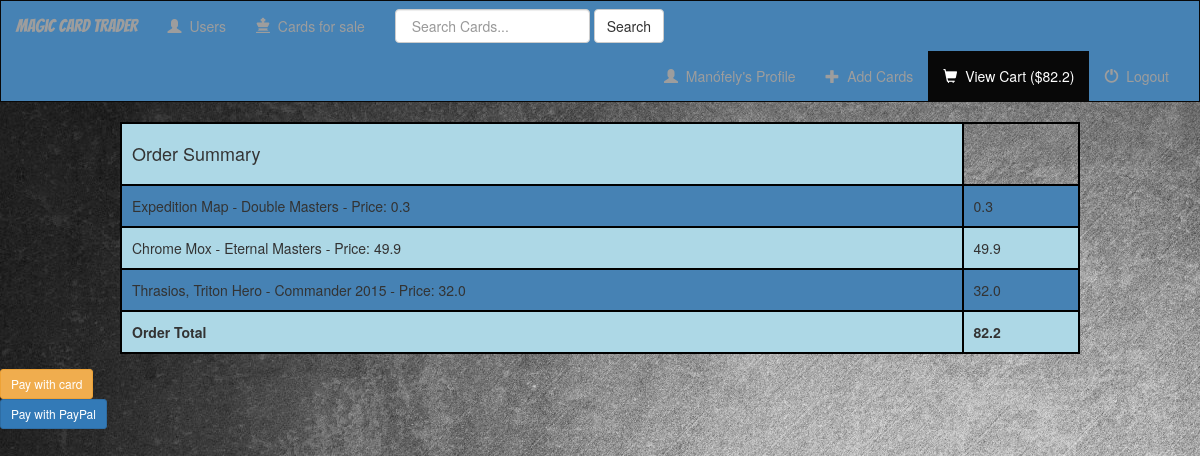
The page /checkout/ (signed in) on the database as committed earlier.
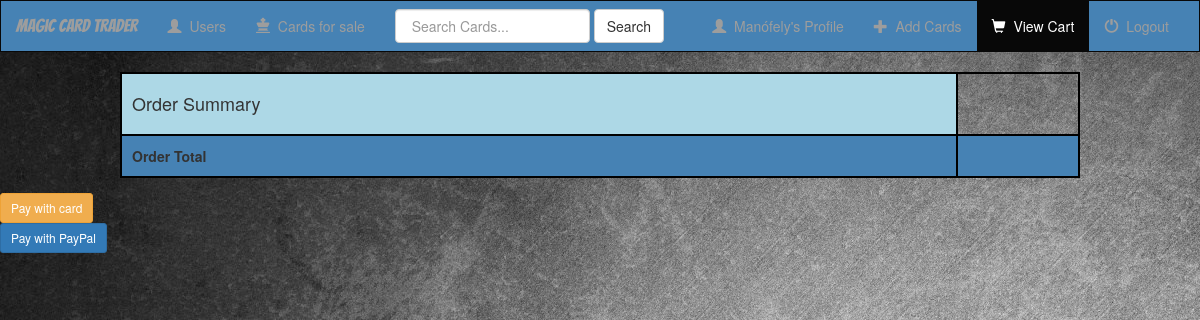
The same page on the database as committed later.
### shopping_cart/models.py (models this page shows, shortened)
class Order(models.Model):
    ref_code = models.CharField(max_length=15)
    owner = models.ForeignKey(Profile, on_delete=models.SET_NULL, null=True)
    is_ordered = models.BooleanField(default=False)
    items = models.ManyToManyField(OrderItem)
    date_ordered = models.DateTimeField(auto_now=True)
    def get_cart_items(self):
        return self.items.all()
    def get_cart_total(self):
        return round(sum([item.card.price for item in self.items.all()]), 2)

class OrderItem(models.Model):
    card = models.OneToOneField(Card, on_delete=models.SET_NULL, null=True)
    is_ordered = models.BooleanField(default=False)
    date_added = models.DateTimeField(auto_now=True)
    date_ordered = models.DateTimeField(null=True)
    def __str__(self):
        return "{}".format(self.card)

### Magic/models.py (models this page shows, shortened)
class Card(models.Model):
    name = models.CharField(max_length = 150)
    set_name = models.CharField(max_length = 150)
    price = models.FloatField()
    user = models.ForeignKey(User, on_delete=models.CASCADE)
    is_foil = models.BooleanField(default=False)
    is_ordered = models.BooleanField(default=False)
    def __str__ (self):
        return self.name + " - " + self.set_name + " - Price: " + str(self.price)# + " - Seller:\n " + str(self.user)

### shopping_cart/views.py (the view)
# urls.py: re_path(r'^checkout/$', CartView.checkout, name="checkout"),
@login_required()
def checkout(request):
    existing_order = get_user_pending_order(request)
    context = {
        'order': existing_order,
        'nbar':'order-summary',
    }
    return render(request, 'shopping_cart/checkout.html', context)

### shopping_cart/views.py (called while the page is built)
def get_user_pending_order(request):
    user_profile = get_object_or_404(Profile, user=request.user)
    order = Order.objects.filter(owner=user_profile, is_ordered=False)
    if order.exists():
        return order[0]
    return 0

### shopping_cart/templates/shopping_cart/checkout.html (shortened to what this page needs)
{% extends 'magic/base.html' %}
{% block body %}
<table id="card-table">
<tr>
  <td><h4>Order Summary</h4></td>
</tr>
    {% for item in order.get_cart_items %}
    <tr>
      <td>{{ item }}</td>
      <td>{{ item.card.price }}</td>
    </tr>
    {% endfor %}
<tr>
  <td><strong>Order Total</strong></td>
  <td><strong>{{ order.get_cart_total }}</strong></td>
</tr>
</table>
<form action="{% url 'Magic:process_payment' order.id %}" method="POST">
  <button class="btn btn-warning btn-sm">Pay with card</button>
</form>
<form action="{% url 'Magic:process_payment' order.id %}" method="POST">
  <button class="btn btn-primary btn-sm">Pay with PayPal</button>
</form>
{% endblock %}

### Magic/templates/magic/base.html (shortened to what this page needs)
{% load static %}
<!DOCTYPE html>
<html lang="en">
    <head>
        <link rel="stylesheet" href="https://maxcdn.bootstrapcdn.com/bootstrap/3.3.6/css/bootstrap.min.css" />
        <link rel="stylesheet" type="text/css" href="{% static 'magic/style.css' %}" />
    </head>
    <body>
        <nav class="navbar navbar-inverse">
            <div class="container-fluid">
                <div class="navbar-header">
                    <a class="navbar-brand {% if nbar == 'home' %} active {% endif %}" href="{% url 'Magic:index' %}">Magic Card Trader</a>
                </div>
                <div class="collapsable navbar-collapse" id="topNavBar">
                    <ul class="nav navbar-nav">
                        <li class="{% if nbar == 'users' %} active {% endif %}">
                            <a href="{% url 'Magic:users' %}">
                                <span class="glyphicon glyphicon-user" aria-hidden="true"></span>&nbsp;
                                Users
                            </a>
                        </li>
                        <li class="{% if nbar == 'cards' %} active {% endif %}">
                            <a href="{% url 'Magic:cards' %}">
                                <span class="glyphicon glyphicon-king" aria-hidden="true"></span>&nbsp;
                                Cards for sale
                            </a>
                        </li>
                    </ul>
                    <form class="navbar-form navbar-left " role="search" method="GET" action="#">
                        <div class="form-group">
                            <input type="text" class="form-control" name="q" value="" placeholder="{% if nbar == 'users' %} Search Users... {% else %} Search Cards... {% endif %}">
                        </div>
                        <button type="submit" class="btn btn-default">Search</button>
                    </form>
                    <ul class="nav navbar-nav navbar-right">
                        {% if request.user.is_authenticated %}
                            <li class="{% if nbar == 'profile' %} active {% endif %}">
                                <a href="{% url 'profile' %}">
                                    <span class="glyphicon glyphicon-user" aria-hidden="true"></span>&nbsp; {{ request.user }}'s Profile
                                </a>
                            </li>
                            <li class="{% if nbar == 'add_cards' %} active {% endif %}">
                                <a href="{% url 'Magic:card_add' %}">
                                    <span class="glyphicon glyphicon-plus" aria-hidden="true"></span>&nbsp; Add Cards
                                </a>
                            </li>
                            <li class="{% if nbar == 'order-summary' %} active {% endif %}">
                                <a href="{% url 'Magic:order_summary' %}">
                                    <span class="glyphicon glyphicon-shopping-cart" aria-hidden="true"></span>&nbsp; View Cart {% if order.get_cart_total > 0 %}(${{ order.get_cart_total }}) {% endif %}
                                </a>
                            </li>
                            <li class="">
                                <a href="{% url 'logout' %}">
                                    <span class="glyphicon glyphicon-off" aria-hidden="true"></span>&nbsp; Logout
                                </a>
                            </li>
                        {% endif %}
                    </ul>
                </div>
            </div>
        </nav>
        {% block body %}
        {% endblock %}
    </body>
</html>

Rows that differ between the two databases and show on the page:
no longer on this page (row edited): Order: get_cart_total "82.2"
removed OrderItem: card.price "Expedition Map - Double Masters - Price: 0.3", card.price "0.3"
removed OrderItem: card.price "Chrome Mox - Eternal Masters - Price: 49.9", card.price "49.9"
removed OrderItem: card.price "Thrasios, Triton Hero - Commander 2015 - Price: 32.0", card.price "32.0"
